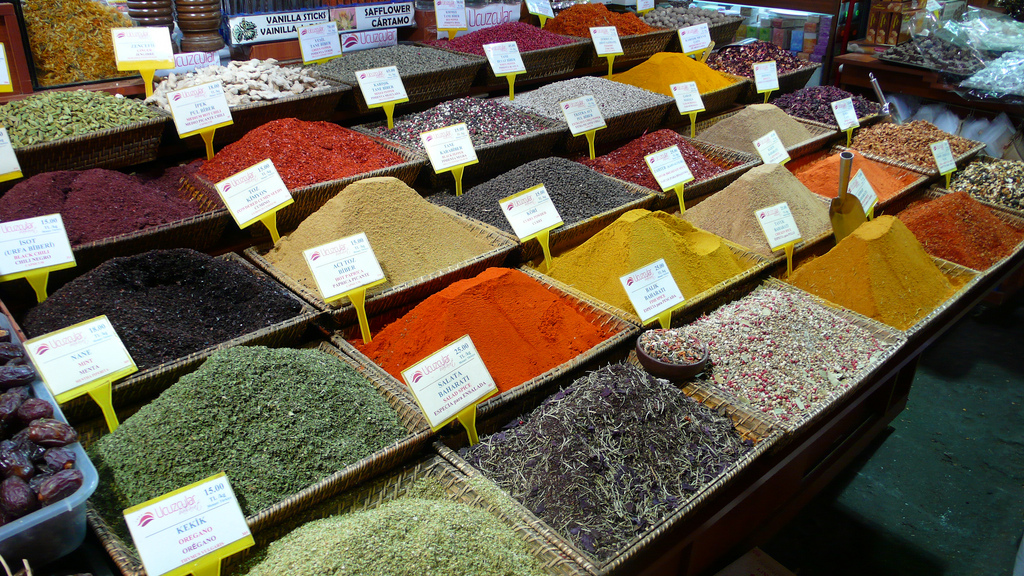
#> input picture design/visual-study/source/spices-tea.jpg, 1024 x 576 px; its folder holds 6 pictures in this run
$ python compose.py
#> lines starting #> are read from the running program, lines starting #| are printed output that depends on the picture
#!/usr/bin/env python3
"""Compose the two 16:9 visual-study slides from found photographs."""

from pathlib import Path

from PIL import Image, ImageDraw, ImageFont

ROOT = Path(__file__).resolve().parent
SRC = ROOT / "source"
W, H = 1920, 1080
WHITE = (255, 255, 255)
INK = (34, 34, 34)
MUTED = (90, 90, 90)
CREAM = (244, 238, 228)

TITLE_FONT = ImageFont.truetype("/System/Library/Fonts/Supplemental/Arial.ttf", 28)
NOTE_FONT = ImageFont.truetype("/System/Library/Fonts/Supplemental/Arial.ttf", 15)
SMALL_FONT = ImageFont.truetype("/System/Library/Fonts/Supplemental/Arial.ttf", 13)
SERIF_FONT = ImageFont.truetype("/System/Library/Fonts/Supplemental/Georgia.ttf", 16)
GOTHIC = ImageFont.truetype("/System/Library/Fonts/Supplemental/Arial Black.ttf", 15)
SCRIPT = ImageFont.truetype("/System/Library/Fonts/Supplemental/Georgia Italic.ttf", 18)


def load(name: str) -> Image.Image:
    return Image.open(SRC / name).convert("RGB")


def cover(
    im: Image.Image,
    w: int,
    h: int,
    focus: tuple[float, float] = (0.5, 0.5),
) -> Image.Image:
    scale = max(w / im.width, h / im.height)
    nw = max(w, int(im.width * scale + 0.5))
    nh = max(h, int(im.height * scale + 0.5))
    im = im.resize((nw, nh), Image.Resampling.LANCZOS)
    left = int((nw - w) * focus[0])
    top = int((nh - h) * focus[1])
    left = max(0, min(left, nw - w))
    top = max(0, min(top, nh - h))
    return im.crop((left, top, left + w, top + h))


def paste(
    canvas: Image.Image,
    name: str,
    box: tuple[int, int, int, int],
    focus: tuple[float, float] = (0.5, 0.5),
) -> None:
    x, y, w, h = box
    canvas.paste(cover(load(name), w, h, focus), (x, y))


def chips(
    draw: ImageDraw.ImageDraw,
    origin: tuple[int, int],
    colors: list[tuple[int, int, int]],
    size: int = 48,
    gap: int = 7,
    vertical: bool = False,
) -> None:
    x, y = origin
    for color in colors:
        draw.rectangle([x, y, x + size, y + size], fill=color)
        if vertical:
            y += size + gap
        else:
            x += size + gap


# [11 lines left out: function write_lines, not called in this run]


def footer(draw: ImageDraw.ImageDraw, lines: list[str]) -> None:
    draw.rectangle([0, 968, W, H], fill=CREAM)
    write_lines(draw, (56, 986), lines, font=NOTE_FONT, fill=INK, leading=26)


def colour_slide() -> Image.Image:
    canvas = Image.new("RGB", (W, H), WHITE)
    draw = ImageDraw.Draw(canvas)

    draw.text((56, 32), "Colors derived from spice markets", font=TITLE_FONT, fill=INK)

    from_tea = [
        (122, 30, 43),
        (194, 48, 24),
        (224, 122, 24),
        (230, 180, 34),
        (240, 212, 90),
        (106, 123, 50),
        (61, 74, 40),
        (42, 34, 28),
    ]
    from_barrels = [
        (31, 107, 98),
        (196, 52, 48),
        (232, 176, 58),
        (198, 86, 110),
        (30, 74, 140),
        (236, 228, 214),
    ]
    chips(draw, (56, 78), from_tea, size=42, gap=6)
    chips(draw, (1288, 78), from_barrels, size=42, gap=6)

    paste(canvas, "spices-tea.jpg", (56, 140, 1088, 330))
    paste(canvas, "spices-kandy.jpg", (1160, 140, 364, 158), focus=(0.5, 0.35))
    paste(canvas, "spices-fethiye.jpg", (1160, 314, 364, 590), focus=(0.48, 0.55))

    mid_y = 486
    paste(canvas, "citrus.jpg", (128, mid_y, 500, 176))
    paste(canvas, "spices-marrakech.jpg", (644, mid_y, 500, 176), focus=(0.62, 0.42))
    chips(
        draw,
        (56, mid_y + 6),
        [(194, 48, 24), (31, 107, 98), (61, 74, 40), (230, 180, 34), (30, 74, 140)],
        size=28,
        gap=6,
        vertical=True,
    )
    chips(
        draw,
        (1540, 314),
        [(31, 107, 98), (194, 48, 24), (61, 74, 40), (230, 180, 34), (196, 60, 68), (236, 228, 214)],
        size=42,
        gap=8,
        vertical=True,
    )
    write_lines(
        draw,
        (1540, 640),
        [
            "In the interface",
            "teal → buttons, links",
            "paprika → errors only",
            "oregano → VERIFIED",
            "turmeric → pending",
            "pomegranate → likes",
            "pepper on cream → type",
            "",
            "Left in the photos",
            "hot pinks, loud yellows",
            "too noisy for forms",
        ],
        font=SMALL_FONT,
        fill=INK,
        leading=18,
    )

    bot_y = 678
    paste(canvas, "chilies.jpg", (56, bot_y, 352, 210), focus=(0.5, 0.4))
    paste(canvas, "pomegranates.jpg", (424, bot_y, 352, 210), focus=(0.5, 0.55))
    paste(canvas, "spices-morocco.jpg", (792, bot_y, 352, 210), focus=(0.45, 0.55))

    chips(
        draw,
        (56, 904),
        [
            (196, 60, 68),
            (232, 120, 112),
            (240, 200, 180),
            (194, 48, 24),
            (42, 34, 28),
            (196, 74, 42),
            (232, 192, 58),
            (31, 107, 98),
            (61, 74, 40),
            (236, 228, 214),
        ],
        size=36,
        gap=6,
    )

    footer(
        draw,
        [
            "teal from the barrels on buttons/links (quiet enough to use a lot). paprika only on errors, not decoration.",
            "VERIFIED is darker oregano, pending is turmeric. type is pepper on that cream. left the loud pinks/yellows, too much for forms.",
        ],
    )
    return canvas


# [107 lines left out: functions note_block, type_slide, not called in this run]


def main() -> None:
    colour = colour_slide()
#> in colour_slide, `canvas = Image.new("RGB", (W, H), WHITE)`: canvas: PIL image 1920x1080 RGB; every value is 255
#> in load, returned value is the input picture: PIL image 1024x576 RGB; mean R, G, B 106.4, 95.4, 74.8
#> in cover, `scale = max(w / im.width, h / im.height)`: scale = 1.06
#> in cover, `nw = max(w, int(im.width * scale + 0.5))`: nw = 1088
#> in cover, `nh = max(h, int(im.height * scale + 0.5))`: nh = 612
#> in cover, `left = int((nw - w) * focus[0])`: left = 0
#> in cover, `top = int((nh - h) * focus[1])`: top = 141
#> call 2 of load, with name = 'spices-kandy.jpg'
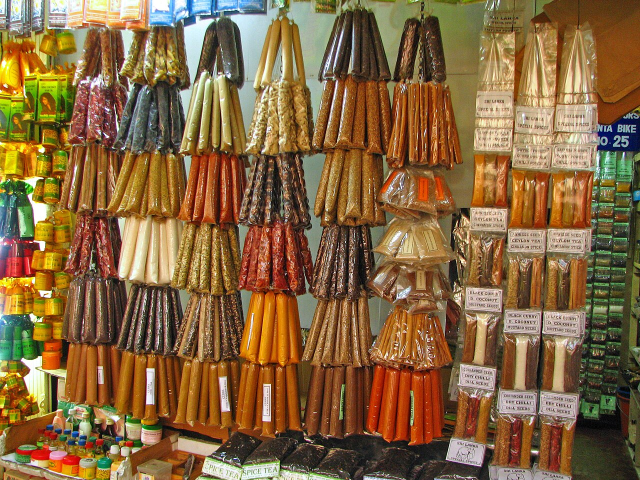
#> input picture design/visual-study/source/spices-kandy.jpg, 1280 x 960 px (shown at 1/2 size)
#> in load, returned value is the input picture: PIL image 1280x960 RGB; mean R, G, B 133.8, 102.4, 63.6
#> call 3 of load, with name = 'spices-fethiye.jpg'
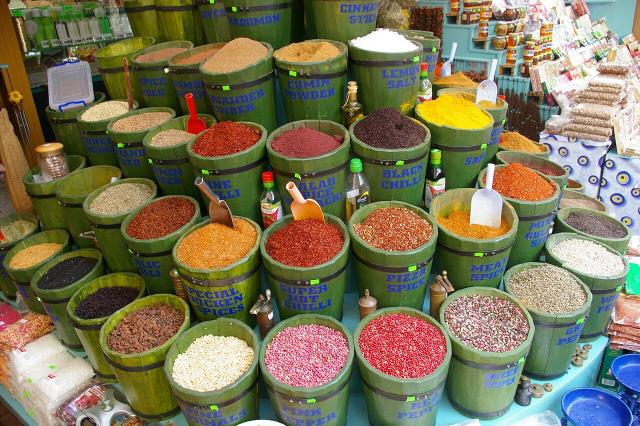
#> input picture design/visual-study/source/spices-fethiye.jpg, 1280 x 851 px (shown at 1/2 size)
#> in load, returned value is the input picture: PIL image 1280x851 RGB; mean R, G, B 123.2, 116.5, 88.1
#> call 3 of cover, with w = 364, h = 590, focus = (0.48, 0.55)
#> in cover (call 3), `scale = max(w / im.width, h / im.height)`: scale = 0.693
#> in cover (call 3), `nw = max(w, int(im.width * scale + 0.5))`: nw = 887
#> in cover (call 3), `nh = max(h, int(im.height * scale + 0.5))`: nh = 590
#> in cover (call 3), `left = int((nw - w) * focus[0])`: left = 251
#> in cover (call 3), `top = int((nh - h) * focus[1])`: top = 0
#> in cover (call 3), `return im.crop((left, top, left + w, top + h))`:
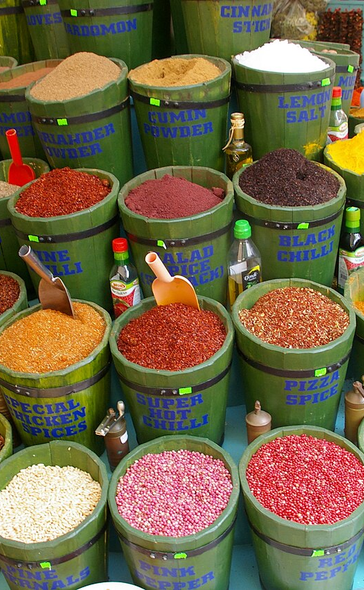
#> returned value: PIL image 364x590 RGB; mean R, G, B 114.6, 102, 71.6
#> call 4 of paste, with name = 'citrus.jpg', box = (128, 486, 500, 176), focus = (0.5, 0.5)
#> call 4 of load, with name = 'citrus.jpg'
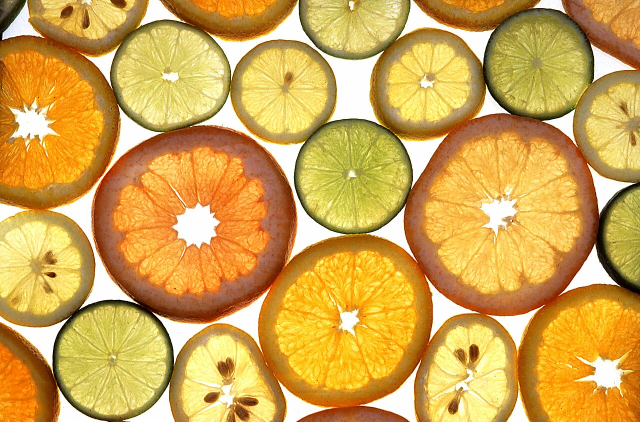
#> input picture design/visual-study/source/citrus.jpg, 1280 x 843 px (shown at 1/2 size)
#> in load, returned value is the input picture: PIL image 1280x843 RGB; mean R, G, B 210.3, 166.7, 81.8
#> call 4 of cover, with w = 500, h = 176, focus = (0.5, 0.5)
#> in cover (call 4), `scale = max(w / im.width, h / im.height)`: scale = 0.391
#> in cover (call 4), `nw = max(w, int(im.width * scale + 0.5))`: nw = 500
#> in cover (call 4), `nh = max(h, int(im.height * scale + 0.5))`: nh = 329
#> in cover (call 4), `im = im.resize((nw, nh), Image.Resampling.LANCZOS)`:
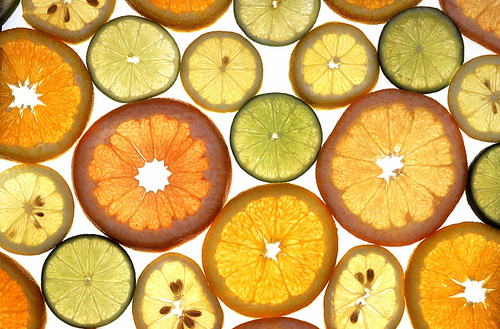
#> im: PIL image 500x329 RGB; mean R, G, B 210.1, 166.6, 81.8
#> in cover (call 4), `left = int((nw - w) * focus[0])`: left = 0
#> in cover (call 4), `top = int((nh - h) * focus[1])`: top = 76
#> in cover (call 4), `return im.crop((left, top, left + w, top + h))`:
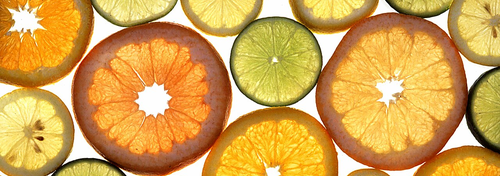
#> returned value: PIL image 500x176 RGB; mean R, G, B 211.4, 163, 80.5
#> in paste (call 4), `canvas.paste(cover(load(name), w, h, focus), (x, y))`:
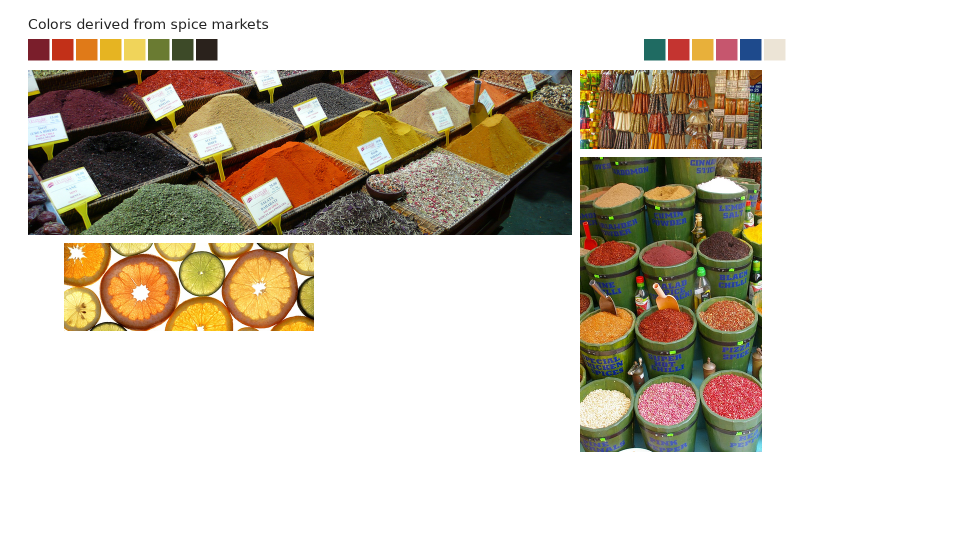
#> canvas: PIL image 1920x1080 RGB (shown at 1/2 size); mean R, G, B 209.9, 201.7, 188.7
    colour.save(ROOT / "01-colour.png", "PNG", optimize=True)
    type_ = type_slide()
    type_.save(ROOT / "02-type.png", "PNG", optimize=True)
    print("wrote", ROOT / "01-colour.png", colour.size)
    print("wrote", ROOT / "02-type.png", type_.size)


if __name__ == "__main__":
#> (the run stopped early here; a loop or call above may not have finished)
